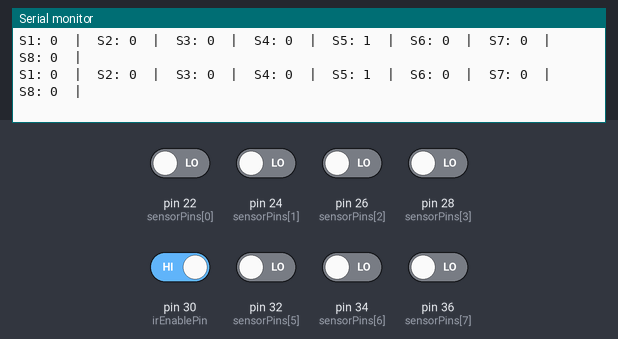
Recording of a sketch running on a simulated Arduino Mega 2560, built with avr-gcc and run on an emulated ATmega2560. Shown: the last lines printed to the serial monitor. Inputs (shaded band) come from the test bench; at power-on: pin 30 (irEnablePin) HIGH, pin 22 (sensorPins[0]), pin 24 (sensorPins[1]), pin 26 (sensorPins[2]), pin 28 (sensorPins[3]), pin 32 (sensorPins[5]), pin 34 (sensorPins[6]), pin 36 (sensorPins[7]) LOW.

Above: at 2.2 s.
2.3 s: pin 22 (sensorPins[0]) driven HIGH
At 2.47 s:
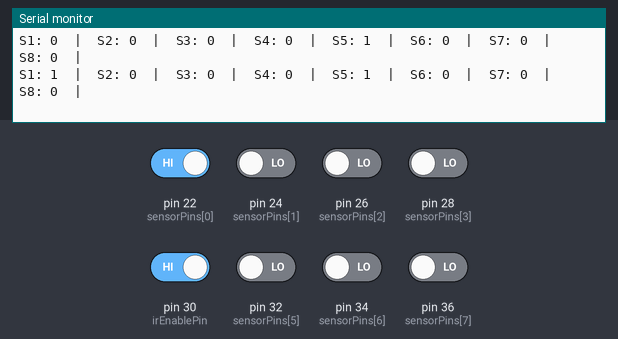
3.8 s: pin 24 (sensorPins[1]) driven HIGH
At 4.0 s:
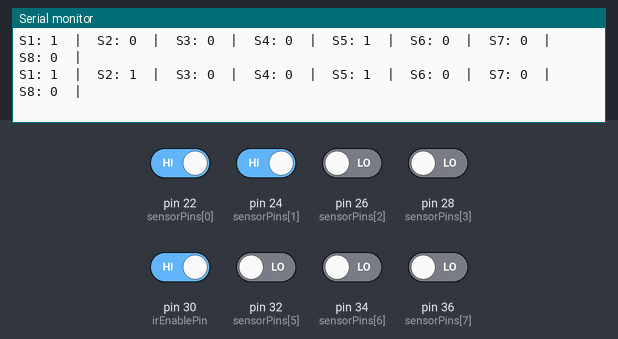
5.3 s: pin 26 (sensorPins[2]) driven HIGH
At 5.52 s:
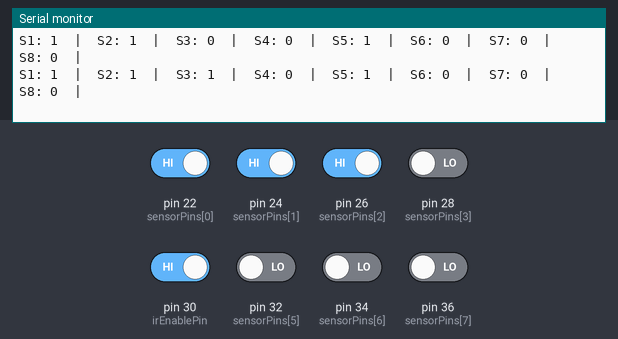
6.8 s: pin 28 (sensorPins[3]) driven HIGH
At 7.04 s:
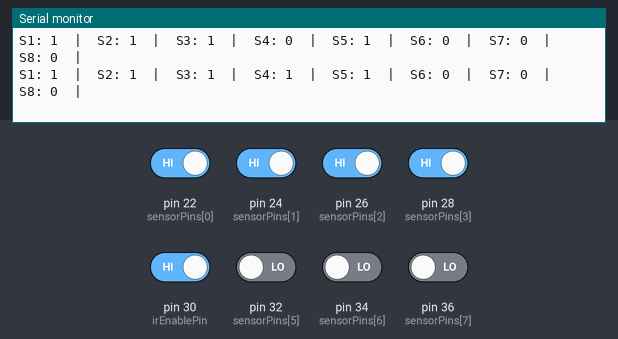
8.3 s: pin 30 (irEnablePin) driven LOW
At 8.57 s:
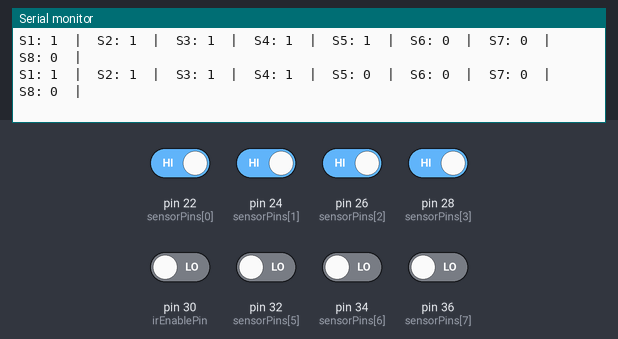
11.3 s: pin 32 (sensorPins[5]) driven HIGH
At 11.62 s:
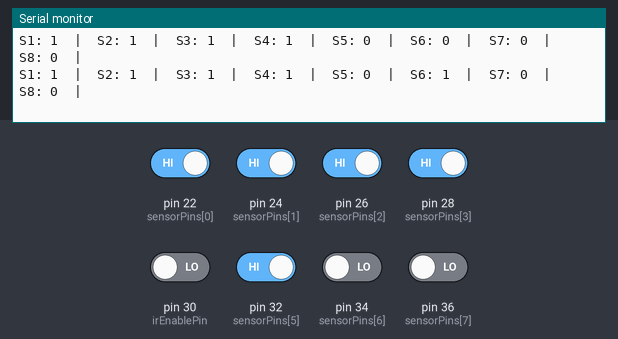

Measured:
- after the input at 2.3 s, the serial monitor: prints a new line at once (image 1)
- after the input at 3.8 s, the serial monitor: prints a new line at once (image 2)
- after the input at 5.3 s, the serial monitor: prints a new line after 0.06 s (image 3)
- after the input at 6.8 s, the serial monitor: prints a new line after 0.08 s (image 4)
- after the input at 8.3 s, the serial monitor: prints a new line after 0.10 s (image 5)
- after the input at 11.3 s, the serial monitor: prints a new line after 0.15 s (image 6)

The sketch:

irsensor_array.ino
```cpp
// Define the IR enable pin
const int irEnablePin = 30;

const int sensorPins[8] = {22, 24, 26, 28, 30, 32, 34, 36};
int sensorValues[8];

void setup() {
  Serial.begin(9600);

  // Set the IR Enable pin as an output and turn it ON
  pinMode(irEnablePin, OUTPUT);
  digitalWrite(irEnablePin, HIGH); // Turns on the infrared LEDs

  for (int i = 0; i < 8; i++) {
    pinMode(sensorPins[i], INPUT);
  }

  Serial.println("IR Sensor Array Test Started...");
  delay(1000);
}

void loop() {
  for (int i = 0; i < 8; i++) {
    sensorValues[i] = digitalRead(sensorPins[i]);
  }

  for (int i = 0; i < 8; i++) {
    Serial.print("S");
    Serial.print(i + 1);
    Serial.print(": ");
    Serial.print(sensorValues[i]);
    Serial.print("  |  ");
  }

  Serial.println();
  delay(200);
}
```
